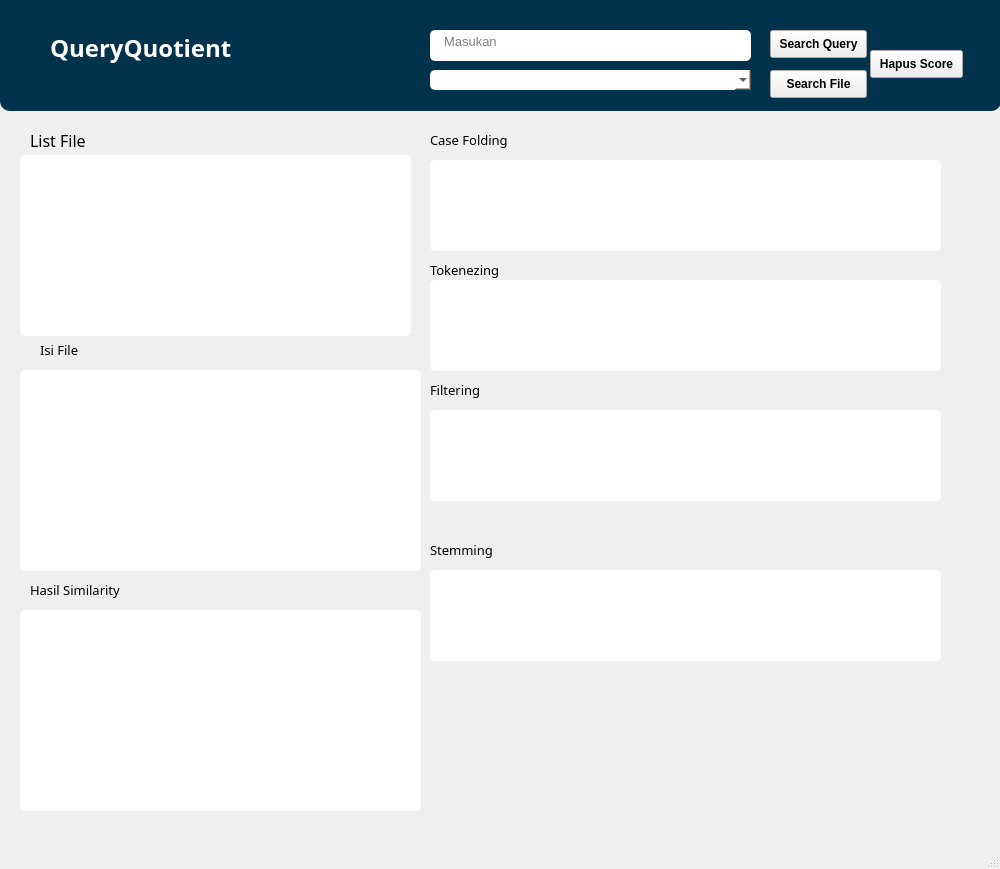
<?xml version="1.0" encoding="UTF-8"?>
<ui version="4.0">
 <class>MainWindow</class>
 <widget class="QMainWindow" name="MainWindow">
  <property name="geometry">
   <rect>
    <x>0</x>
    <y>0</y>
    <width>1000</width>
    <height>869</height>
   </rect>
  </property>
  <property name="windowTitle">
   <string>MainWindow</string>
  </property>
  <property name="styleSheet">
   <string notr="true"/>
  </property>
  <widget class="QWidget" name="centralwidget">
   <widget class="QTextEdit" name="textEdit">
    <property name="geometry">
     <rect>
      <x>430</x>
      <y>30</y>
      <width>321</width>
      <height>31</height>
     </rect>
    </property>
    <property name="font">
     <font>
      <pointsize>10</pointsize>
     </font>
    </property>
    <property name="styleSheet">
     <string notr="true">background-color: white;
color: black;
border-radius: 5px;
text-align: left;
padding-left: 10px;
</string>
    </property>
    <property name="html">
     <string>&lt;!DOCTYPE HTML PUBLIC &quot;-//W3C//DTD HTML 4.0//EN&quot; &quot;http://www.w3.org/TR/REC-html40/strict.dtd&quot;&gt;
&lt;html&gt;&lt;head&gt;&lt;meta name=&quot;qrichtext&quot; content=&quot;1&quot; /&gt;&lt;style type=&quot;text/css&quot;&gt;
p, li { white-space: pre-wrap; }
&lt;/style&gt;&lt;/head&gt;&lt;body style=&quot; font-family:'MS Shell Dlg 2'; font-size:10pt; font-weight:400; font-style:normal;&quot;&gt;
&lt;p style=&quot;-qt-paragraph-type:empty; margin-top:0px; margin-bottom:0px; margin-left:0px; margin-right:0px; -qt-block-indent:0; text-indent:0px;&quot;&gt;&lt;br /&gt;&lt;/p&gt;&lt;/body&gt;&lt;/html&gt;</string>
    </property>
    <property name="placeholderText">
     <string>Masukan </string>
    </property>
   </widget>
   <widget class="QPushButton" name="pushButton">
    <property name="geometry">
     <rect>
      <x>770</x>
      <y>30</y>
      <width>97</width>
      <height>28</height>
     </rect>
    </property>
    <property name="font">
     <font>
      <weight>75</weight>
      <bold>true</bold>
     </font>
    </property>
    <property name="text">
     <string>Search Query</string>
    </property>
   </widget>
   <widget class="QTextBrowser" name="textBrowser">
    <property name="geometry">
     <rect>
      <x>20</x>
      <y>370</y>
      <width>401</width>
      <height>201</height>
     </rect>
    </property>
    <property name="autoFillBackground">
     <bool>false</bool>
    </property>
    <property name="styleSheet">
     <string notr="true">background-color: white;
color: black;
border-radius: 5px;</string>
    </property>
   </widget>
   <widget class="QComboBox" name="comboBox">
    <property name="geometry">
     <rect>
      <x>430</x>
      <y>70</y>
      <width>321</width>
      <height>20</height>
     </rect>
    </property>
    <property name="styleSheet">
     <string notr="true">background-color: white;
color: black;
border-radius: 5px;</string>
    </property>
   </widget>
   <widget class="QTextBrowser" name="textBrowser_2">
    <property name="geometry">
     <rect>
      <x>20</x>
      <y>610</y>
      <width>401</width>
      <height>201</height>
     </rect>
    </property>
    <property name="styleSheet">
     <string notr="true">background-color: white;
color: black;
border-radius: 5px;</string>
    </property>
   </widget>
   <widget class="QTextBrowser" name="textBrowser_3">
    <property name="geometry">
     <rect>
      <x>430</x>
      <y>160</y>
      <width>511</width>
      <height>91</height>
     </rect>
    </property>
    <property name="styleSheet">
     <string notr="true">background-color: white;
color: black;
border-radius: 5px;</string>
    </property>
   </widget>
   <widget class="QTextBrowser" name="textBrowser_4">
    <property name="geometry">
     <rect>
      <x>430</x>
      <y>280</y>
      <width>511</width>
      <height>91</height>
     </rect>
    </property>
    <property name="styleSheet">
     <string notr="true">background-color: white;
color: black;
border-radius: 5px;</string>
    </property>
   </widget>
   <widget class="QTextBrowser" name="textBrowser_5">
    <property name="geometry">
     <rect>
      <x>430</x>
      <y>570</y>
      <width>511</width>
      <height>91</height>
     </rect>
    </property>
    <property name="styleSheet">
     <string notr="true">background-color: white;
color: black;
border-radius: 5px;</string>
    </property>
   </widget>
   <widget class="QTextBrowser" name="textBrowser_6">
    <property name="geometry">
     <rect>
      <x>430</x>
      <y>410</y>
      <width>511</width>
      <height>91</height>
     </rect>
    </property>
    <property name="styleSheet">
     <string notr="true">background-color: white;
color: black;
border-radius: 5px;</string>
    </property>
   </widget>
   <widget class="QLabel" name="label">
    <property name="geometry">
     <rect>
      <x>40</x>
      <y>340</y>
      <width>67</width>
      <height>20</height>
     </rect>
    </property>
    <property name="font">
     <font>
      <family>Forte</family>
      <pointsize>10</pointsize>
      <weight>50</weight>
      <italic>false</italic>
      <bold>false</bold>
      <underline>false</underline>
     </font>
    </property>
    <property name="text">
     <string>Isi File</string>
    </property>
   </widget>
   <widget class="QLabel" name="label_2">
    <property name="geometry">
     <rect>
      <x>30</x>
      <y>580</y>
      <width>164</width>
      <height>20</height>
     </rect>
    </property>
    <property name="font">
     <font>
      <family>Forte</family>
      <pointsize>10</pointsize>
      <weight>50</weight>
      <italic>false</italic>
      <bold>false</bold>
      <underline>false</underline>
     </font>
    </property>
    <property name="text">
     <string>Hasil Similarity</string>
    </property>
   </widget>
   <widget class="QLabel" name="label_3">
    <property name="geometry">
     <rect>
      <x>430</x>
      <y>130</y>
      <width>135</width>
      <height>20</height>
     </rect>
    </property>
    <property name="font">
     <font>
      <family>Forte</family>
      <pointsize>10</pointsize>
      <weight>50</weight>
      <italic>false</italic>
      <bold>false</bold>
      <underline>false</underline>
     </font>
    </property>
    <property name="text">
     <string>Case Folding</string>
    </property>
   </widget>
   <widget class="QLabel" name="label_4">
    <property name="geometry">
     <rect>
      <x>430</x>
      <y>260</y>
      <width>114</width>
      <height>20</height>
     </rect>
    </property>
    <property name="font">
     <font>
      <family>Forte</family>
      <pointsize>10</pointsize>
      <weight>50</weight>
      <italic>false</italic>
      <bold>false</bold>
      <underline>false</underline>
     </font>
    </property>
    <property name="text">
     <string>Tokenezing</string>
    </property>
   </widget>
   <widget class="QLabel" name="label_5">
    <property name="geometry">
     <rect>
      <x>430</x>
      <y>540</y>
      <width>100</width>
      <height>20</height>
     </rect>
    </property>
    <property name="font">
     <font>
      <family>Forte</family>
      <pointsize>10</pointsize>
      <weight>50</weight>
      <italic>false</italic>
      <bold>false</bold>
      <underline>false</underline>
     </font>
    </property>
    <property name="text">
     <string>Stemming</string>
    </property>
   </widget>
   <widget class="QLabel" name="label_6">
    <property name="geometry">
     <rect>
      <x>430</x>
      <y>380</y>
      <width>98</width>
      <height>20</height>
     </rect>
    </property>
    <property name="font">
     <font>
      <family>Forte</family>
      <pointsize>10</pointsize>
      <weight>50</weight>
      <italic>false</italic>
      <bold>false</bold>
      <underline>false</underline>
     </font>
    </property>
    <property name="text">
     <string>Filtering</string>
    </property>
   </widget>
   <widget class="QPushButton" name="pushButton_2">
    <property name="geometry">
     <rect>
      <x>870</x>
      <y>50</y>
      <width>93</width>
      <height>28</height>
     </rect>
    </property>
    <property name="font">
     <font>
      <weight>75</weight>
      <bold>true</bold>
     </font>
    </property>
    <property name="text">
     <string>Hapus Score</string>
    </property>
   </widget>
   <widget class="QLabel" name="label_8">
    <property name="geometry">
     <rect>
      <x>50</x>
      <y>30</y>
      <width>225</width>
      <height>36</height>
     </rect>
    </property>
    <property name="font">
     <font>
      <family>Bodoni MT</family>
      <pointsize>18</pointsize>
      <weight>75</weight>
      <italic>false</italic>
      <bold>true</bold>
      <underline>false</underline>
     </font>
    </property>
    <property name="styleSheet">
     <string notr="true">color: rgb(255, 255, 255);</string>
    </property>
    <property name="text">
     <string>QueryQuotient</string>
    </property>
   </widget>
   <widget class="QTextBrowser" name="textBrowser_7">
    <property name="geometry">
     <rect>
      <x>0</x>
      <y>-20</y>
      <width>1001</width>
      <height>131</height>
     </rect>
    </property>
    <property name="autoFillBackground">
     <bool>false</bool>
    </property>
    <property name="styleSheet">
     <string notr="true">background-color:rgba(3, 50, 76, 255);

color: black;
border-radius: 10px;</string>
    </property>
   </widget>
   <widget class="QTextBrowser" name="list_file">
    <property name="geometry">
     <rect>
      <x>20</x>
      <y>155</y>
      <width>391</width>
      <height>181</height>
     </rect>
    </property>
    <property name="styleSheet">
     <string notr="true">background-color: white;
color: black;
border-radius: 5px;</string>
    </property>
   </widget>
   <widget class="QLabel" name="label_7">
    <property name="geometry">
     <rect>
      <x>30</x>
      <y>130</y>
      <width>81</width>
      <height>21</height>
     </rect>
    </property>
    <property name="font">
     <font>
      <family>Forte</family>
      <pointsize>12</pointsize>
      <weight>50</weight>
      <bold>false</bold>
     </font>
    </property>
    <property name="text">
     <string>List File</string>
    </property>
   </widget>
   <widget class="QPushButton" name="file">
    <property name="geometry">
     <rect>
      <x>770</x>
      <y>70</y>
      <width>97</width>
      <height>28</height>
     </rect>
    </property>
    <property name="font">
     <font>
      <weight>75</weight>
      <bold>true</bold>
     </font>
    </property>
    <property name="text">
     <string>Search File</string>
    </property>
   </widget>
   <zorder>textBrowser_7</zorder>
   <zorder>textEdit</zorder>
   <zorder>pushButton</zorder>
   <zorder>textBrowser</zorder>
   <zorder>comboBox</zorder>
   <zorder>textBrowser_2</zorder>
   <zorder>textBrowser_3</zorder>
   <zorder>textBrowser_4</zorder>
   <zorder>textBrowser_5</zorder>
   <zorder>textBrowser_6</zorder>
   <zorder>label</zorder>
   <zorder>label_2</zorder>
   <zorder>label_3</zorder>
   <zorder>label_4</zorder>
   <zorder>label_5</zorder>
   <zorder>label_6</zorder>
   <zorder>pushButton_2</zorder>
   <zorder>label_8</zorder>
   <zorder>list_file</zorder>
   <zorder>label_7</zorder>
   <zorder>file</zorder>
  </widget>
  <widget class="QMenuBar" name="menubar">
   <property name="geometry">
    <rect>
     <x>0</x>
     <y>0</y>
     <width>1000</width>
     <height>26</height>
    </rect>
   </property>
  </widget>
  <widget class="QStatusBar" name="statusbar"/>
 </widget>
 <resources/>
 <connections/>
</ui>
